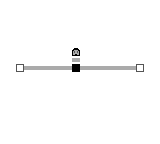

A 2D game scene composited from a Tiled map and its tileset images. What follows is a short description and the map's XML, with every tile layer's data as written:
An orthogonal 20x18 tile map with 8x8 px tiles, 1 tile layer (Overmap).

<map version="1.10" tiledversion="1.10.0" orientation="orthogonal" renderorder="right-down" width="20" height="18" tilewidth="8" tileheight="8" infinite="0" nextlayerid="2" nextobjectid="1">
 <tileset firstgid="1" source="overmap.tsx" />
 <layer id="1" name="Overmap" width="20" height="18">
  <data encoding="csv">
1,1,1,1,1,1,1,1,1,1,1,1,1,1,1,1,1,1,1,1,
1,1,1,1,1,1,1,1,1,1,1,1,1,1,1,1,1,1,1,1,
1,1,1,1,1,1,1,1,1,1,1,1,1,1,1,1,1,1,1,1,
1,1,1,1,1,1,1,1,1,1,1,1,1,1,1,1,1,1,1,1,
1,1,1,1,1,1,1,1,1,1,1,1,1,1,1,1,1,1,1,1,
1,1,1,1,1,1,1,1,1,1,1,1,1,1,1,1,1,1,1,1,
1,1,1,1,1,1,1,1,1,5,1,1,1,1,1,1,1,1,1,1,
1,1,1,1,1,1,1,1,1,2,1,1,1,1,1,1,1,1,1,1,
1,1,4,2,2,2,2,2,2,3,2,2,2,2,2,2,2,4,1,1,
1,1,1,1,1,1,1,1,1,1,1,1,1,1,1,1,1,1,1,1,
1,1,1,1,1,1,1,1,1,1,1,1,1,1,1,1,1,1,1,1,
1,1,1,1,1,1,1,1,1,1,1,1,1,1,1,1,1,1,1,1,
1,1,1,1,1,1,1,1,1,1,1,1,1,1,1,1,1,1,1,1,
1,1,1,1,1,1,1,1,1,1,1,1,1,1,1,1,1,1,1,1,
1,1,1,1,1,1,1,1,1,1,1,1,1,1,1,1,1,1,1,1,
1,1,1,1,1,1,1,1,1,1,1,1,1,1,1,1,1,1,1,1,
1,1,1,1,1,1,1,1,1,1,1,1,1,1,1,1,1,1,1,1,
1,1,1,1,1,1,1,1,1,1,1,1,1,1,1,1,1,1,1,1
</data>
 </layer>
</map>
